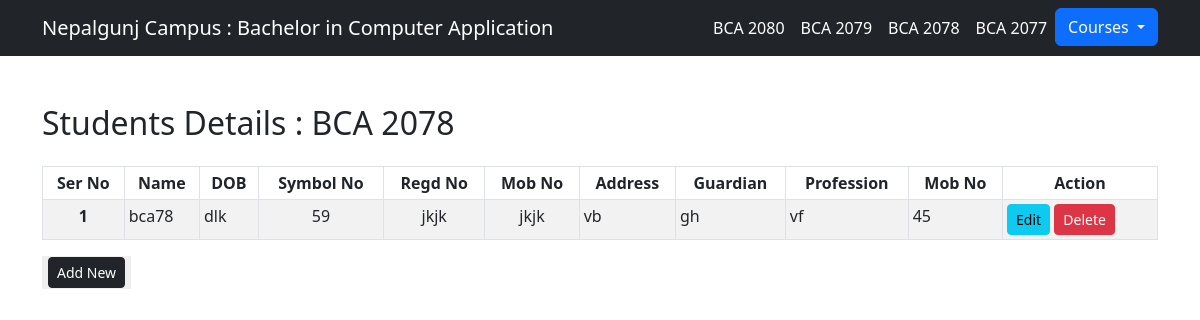
/bca/bca78, run on the app's committed database.
### bca/models.py (models this page shows, shortened)
class Bca_2078(models.Model):
    name = models.CharField(max_length=50)
    dob = models.CharField(max_length=30)
    symbol = models.CharField(max_length=20)
    reg = models.CharField(max_length=50)
    mob = models.CharField(max_length=10)
    add = models.CharField(max_length=60)
    guardian = models.CharField(max_length=50)
    prof = models.CharField(max_length=50)
    mobs = models.CharField(max_length=10)
    class Meta:
        db_table = "bca2078"

### bca/views.py (the view)
# urls.py: path("/bca78", views.bca78, name="bca78"),
def bca78(request):
    da = Bca_2078.objects.all()
    return render(request, "bca/bca78.html", {'da':da})

### bca/templates/bca/bca78.html (shortened to what this page needs)
{% extends 'bca/base.html' %}
 {% block title %}
<link rel="stylesheet" href="https://cdn.datatables.net/2.1.8/css/dataTables.dataTables.css" />
<link rel="stylesheet" href="//cdn.datatables.net/2.1.8/css/dataTables.dataTables.min.css">
  {% endblock %}
{% block content %}
  <body>
    <div class="container" >
        <h2 class="mb-4 mt-5">Students Details : BCA 2078</h2>
         <table class="table table-striped table table-bordered table-hover table-sm font-size: smaller" id="myTable">
            <thead>
                <tr>
                    <th scope="col" style="text-align: center">Ser No</th>
                    <th scope="col" style="text-align: center">Name</th>
                    <th scope="col" style="text-align: center">DOB</th>
                    <th scope="col" style="text-align: center">Symbol No</th>
                    <th scope="col" style="text-align: center">Regd No</th>
                    <th scope="col" style="text-align: center">Mob No</th>
                    <th scope="col" style="text-align: center">Address</th>
                    <th scope="col" style="text-align: center">Guardian</th>
                    <th scope="col" style="text-align: center">Profession</th>
                    <th scope="col" style="text-align: center">Mob No</th>
                    <th scope="col" style="text-align: center">Action</th>
                </tr>
            </thead>
            <tbody>
                 {% for dq in da %}
                <tr>
                    <th scope="row" style="text-align: center">{{forloop.counter}}</th>
                    <td>{{dq.name}}</td>
                    <td>{{dq.dob}}</td>
                    <td style="text-align: center">{{dq.symbol}}</td>
                    <td style="text-align: center">{{dq.reg}}</td>
                    <td style="text-align: center">{{dq.mob}}</td>
                    <td>{{dq.add}}</td>
                    <td>{{dq.guardian}}</td>
                    <td>{{dq.prof}}</td>
                    <td>{{dq.mobs}}</td>
                    <td>
                         <a href="{% url 'editbca78' dq.id %}" class="btn btn-info btn-sm">Edit</a>
                        <form action="{% url 'delbca78' dq.id %}" method="post" class="d-inline">
                            <input type="submit" class="btn btn-danger btn-sm" value="Delete">
                        </form>
                    </td>
                </tr>
                {% endfor %}
            </tbody>
        </table>
        <button style="border: none">
            <a class="btn btn-dark btn-sm" style="text-align:center" href="{% url 'formbca78' %}">Add New</a>
            </button>
    </div>
{% endblock %}

### data on the page
Bca_2078: name "bca78", dob "dlk", symbol "59", reg "jkjk", mob "jkjk", add "vb", guardian "gh", prof "vf", mobs "45"
